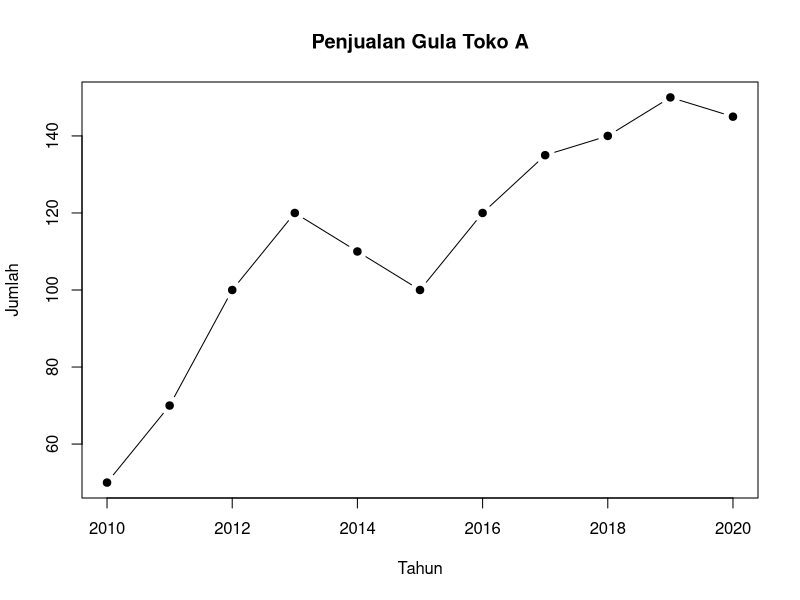
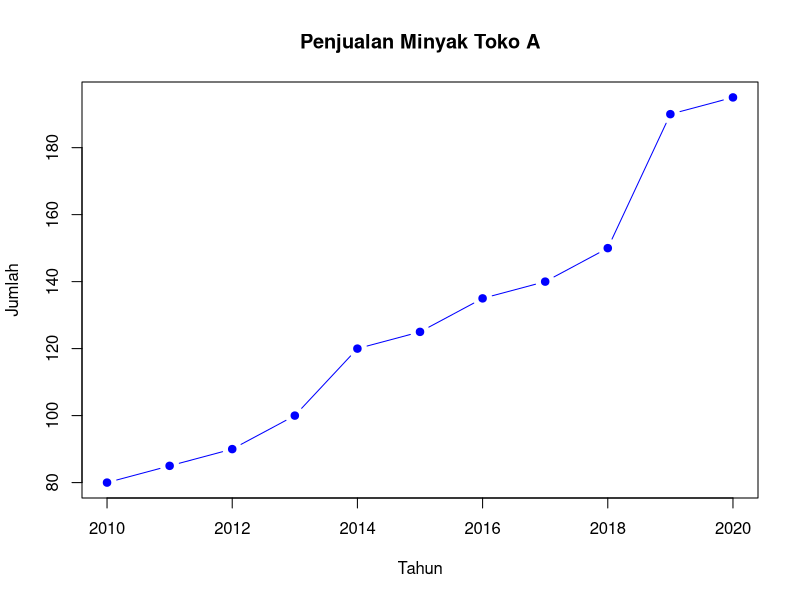
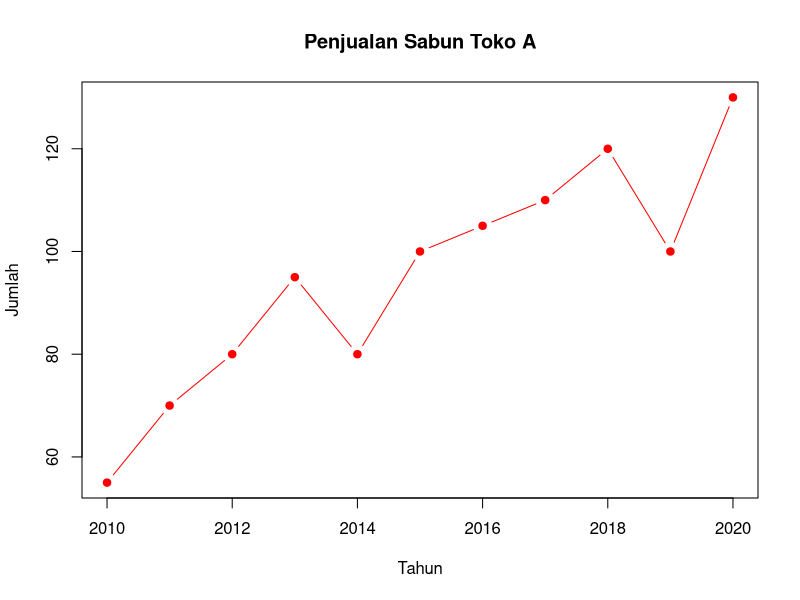
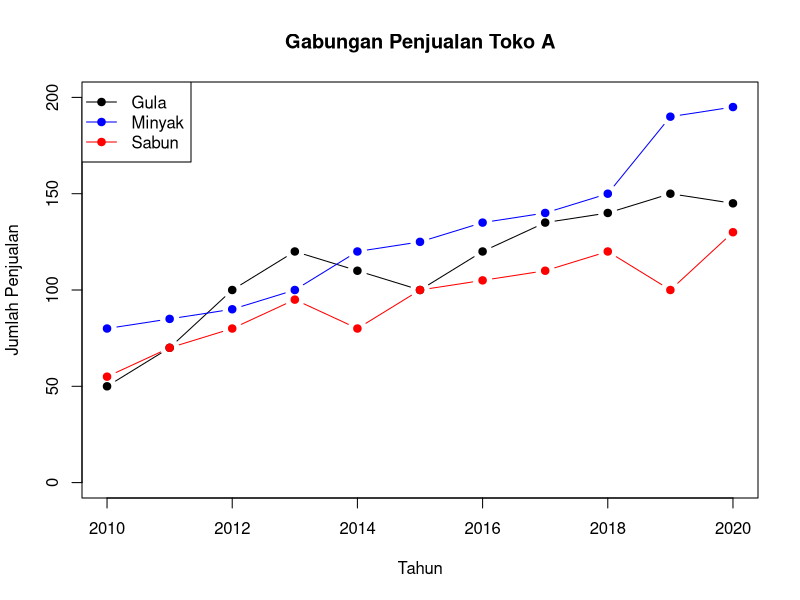

These figures' R source, in order:
# ==============================
# 1. Tabel 1 ke dalam R
# ==============================
Tahun <- c(2010, 2011, 2012, 2013, 2014, 2015, 2016, 2017, 2018, 2019, 2020)
Gula <- c(50, 70, 100, 120, 110, 100, 120, 135, 140, 150, 145)
Minyak <- c(80, 85, 90, 100, 120, 125, 135, 140, 150, 190, 195)
Sabun <- c(55, 70, 80, 95, 80, 100, 105, 110, 120, 100, 130)
data_toko <- data.frame(Tahun, Gula, Minyak, Sabun)
data_toko

# ==============================
# 2. Analisis Statistik Sederhana (Summary)
# ==============================
summary(data_toko)

# ==============================
# 3. Plot masing-masing barang
# ==============================
# a) Penjualan Gula Toko A
plot(data_toko$Tahun, data_toko$Gula, type="b", col="black", pch=19,
     main="Penjualan Gula Toko A",
     xlab="Tahun", ylab="Jumlah")

# b) Penjualan Minyak Toko A
plot(data_toko$Tahun, data_toko$Minyak, type="b", col="blue", pch=19,
     main="Penjualan Minyak Toko A",
     xlab="Tahun", ylab="Jumlah")

# c) Penjualan Sabun Toko A
plot(data_toko$Tahun, data_toko$Sabun, type="b", col="red", pch=19,
     main="Penjualan Sabun Toko A",
     xlab="Tahun", ylab="Jumlah")

# d) Gabungan Ketiga Plot Penjualan Barang Toko A
plot(data_toko$Tahun, data_toko$Gula, type="b", col="black", pch=19, ylim=c(0,200),
     main="Gabungan Penjualan Toko A",
     xlab="Tahun", ylab="Jumlah Penjualan")
lines(data_toko$Tahun, data_toko$Minyak, type="b", col="blue", pch=19)
lines(data_toko$Tahun, data_toko$Sabun, type="b", col="red", pch=19)
legend("topleft", legend=c("Gula", "Minyak", "Sabun"),
       col=c("black", "blue", "red"), lty=1, pch=19)
